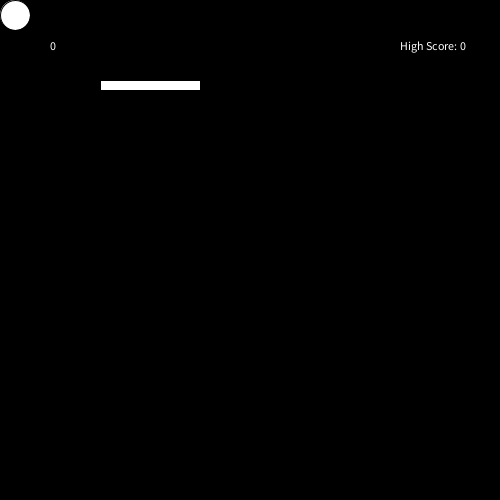
Frame 1 (no input)
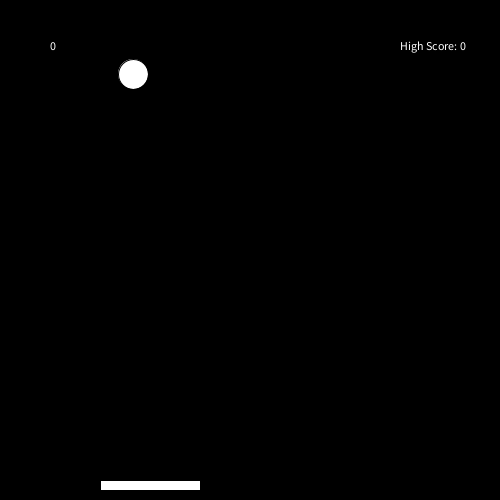
Frame 60 (the mouse pressed at the canvas centre just before this capture)
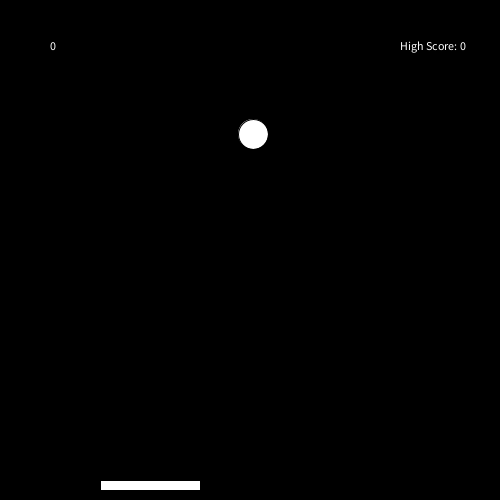
Frame 120 (the mouse held since frame 60 and released just before this capture)

The Processing sketch that drew these frames (run headless with seeded random() and noise(); from frame 60 on, the mouse is pressed at the canvas centre):

// Processing sketch: processing_163500
// ── processing_163500.pde

void setup() {
  size(500, 500);
  background(0);
}
int ySpeed=1;
int xSpeed=2;
boolean ySwitch=true;
boolean xSwitch=true;
int x=15;
int y=15;
int score=0;
int px0=100, py0=height-20, px1=100, py1=10;
int highScore=0;

void draw() {
  background(0);
  fill(255);
  ellipse(x, y, 30, 30);
  rect(px0, py0, px1, py1);
  py0=height-20;
  py1=10;
  if (keyPressed && (key=='a' || key=='A')){
    px0-=5;
  }
  if (keyPressed && (key=='d' || key=='d')){
    px0+=5;
  }

  if (ySwitch) {
    y+=ySpeed;
  } else {
    y-=ySpeed;
  }
  if (y-15<=0)
    ySwitch=!ySwitch;
   
  if ((y+15>=py0 && y-15<=py0+py1) && (x-15<px0+px1 && x+15>px0)) {
    ySwitch=!ySwitch;
    score+=1;
    xSpeed+=1;
    ySpeed+=1;
  }
  
  if (y+15>=height){
    x=50;
    y=50;
    xSpeed=1;
    ySpeed=1;
    if (score>highScore){
     highScore=score; 
    }
    score=0;
  }
  if (xSwitch) {
    x+=xSpeed;
  } else {
    x-=xSpeed;
  }
  if (x+15>=width || x-15<=0)
    xSwitch=!xSwitch;
  
  text ("High Score: "+ str(highScore), width-100, 50);
  text(str(score), 50, 50);
}
